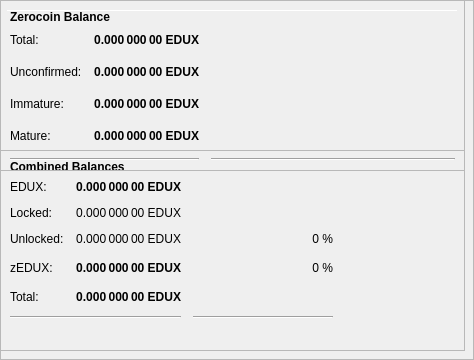
        <widget class="QFrame" name="frameObfuscation">
         <property name="minimumSize">
          <size>
           <width>0</width>
           <height>350</height>
          </size>
         </property>
         <property name="layoutDirection">
          <enum>Qt::LeftToRight</enum>
         </property>
         <property name="frameShape">
          <enum>QFrame::StyledPanel</enum>
         </property>
         <property name="frameShadow">
          <enum>QFrame::Raised</enum>
         </property>
         <widget class="QPushButton" name="runAutoDenom">
          <property name="geometry">
           <rect>
            <x>251</x>
            <y>17</y>
            <width>1</width>
            <height>1</height>
           </rect>
          </property>
          <property name="palette">
           <palette>
            <active>
             <colorrole role="WindowText">
              <brush brushstyle="SolidPattern">
               <color alpha="255">
                <red>0</red>
                <green>0</green>
                <blue>0</blue>
               </color>
              </brush>
             </colorrole>
             <colorrole role="Button">
              <brush brushstyle="SolidPattern">
               <color alpha="255">
                <red>239</red>
                <green>238</green>
                <blue>238</blue>
               </color>
              </brush>
             </colorrole>
             <colorrole role="Light">
              <brush brushstyle="SolidPattern">
               <color alpha="255">
                <red>255</red>
                <green>255</green>
                <blue>255</blue>
               </color>
              </brush>
             </colorrole>
             <colorrole role="Midlight">
              <brush brushstyle="SolidPattern">
               <color alpha="255">
                <red>247</red>
                <green>246</green>
                <blue>246</blue>
               </color>
              </brush>
             </colorrole>
             <colorrole role="Dark">
              <brush brushstyle="SolidPattern">
               <color alpha="255">
                <red>119</red>
                <green>119</green>
                <blue>119</blue>
               </color>
              </brush>
             </colorrole>
             <colorrole role="Mid">
              <brush brushstyle="SolidPattern">
               <color alpha="255">
                <red>159</red>
                <green>159</green>
                <blue>159</blue>
               </color>
              </brush>
             </colorrole>
             <colorrole role="Text">
              <brush brushstyle="SolidPattern">
               <color alpha="255">
                <red>0</red>
                <green>0</green>
                <blue>0</blue>
               </color>
              </brush>
             </colorrole>
             <colorrole role="BrightText">
              <brush brushstyle="SolidPattern">
               <color alpha="255">
                <red>255</red>
                <green>255</green>
                <blue>255</blue>
               </color>
              </brush>
             </colorrole>
             <colorrole role="ButtonText">
              <brush brushstyle="SolidPattern">
               <color alpha="255">
                <red>0</red>
                <green>0</green>
                <blue>0</blue>
               </color>
              </brush>
             </colorrole>
             <colorrole role="Base">
              <brush brushstyle="SolidPattern">
               <color alpha="255">
                <red>255</red>
                <green>255</green>
                <blue>255</blue>
               </color>
              </brush>
             </colorrole>
             <colorrole role="Window">
              <brush brushstyle="SolidPattern">
               <color alpha="255">
                <red>239</red>
                <green>238</green>
                <blue>238</blue>
               </color>
              </brush>
             </colorrole>
             <colorrole role="Shadow">
              <brush brushstyle="SolidPattern">
               <color alpha="255">
                <red>0</red>
                <green>0</green>
                <blue>0</blue>
               </color>
              </brush>
             </colorrole>
             <colorrole role="AlternateBase">
              <brush brushstyle="SolidPattern">
               <color alpha="255">
                <red>247</red>
                <green>246</green>
                <blue>246</blue>
               </color>
              </brush>
             </colorrole>
             <colorrole role="ToolTipBase">
              <brush brushstyle="SolidPattern">
               <color alpha="255">
                <red>255</red>
                <green>255</green>
                <blue>220</blue>
               </color>
              </brush>
             </colorrole>
             <colorrole role="ToolTipText">
              <brush brushstyle="SolidPattern">
               <color alpha="255">
                <red>0</red>
                <green>0</green>
                <blue>0</blue>
               </color>
              </brush>
             </colorrole>
            </active>
            <inactive>
             <colorrole role="WindowText">
              <brush brushstyle="SolidPattern">
               <color alpha="255">
                <red>0</red>
                <green>0</green>
                <blue>0</blue>
               </color>
              </brush>
             </colorrole>
             <colorrole role="Button">
              <brush brushstyle="SolidPattern">
               <color alpha="255">
                <red>239</red>
                <green>238</green>
                <blue>238</blue>
               </color>
              </brush>
             </colorrole>
             <colorrole role="Light">
              <brush brushstyle="SolidPattern">
               <color alpha="255">
                <red>255</red>
                <green>255</green>
                <blue>255</blue>
               </color>
              </brush>
             </colorrole>
             <colorrole role="Midlight">
              <brush brushstyle="SolidPattern">
               <color alpha="255">
                <red>247</red>
                <green>246</green>
                <blue>246</blue>
               </color>
              </brush>
             </colorrole>
             <colorrole role="Dark">
              <brush brushstyle="SolidPattern">
               <color alpha="255">
                <red>119</red>
                <green>119</green>
                <blue>119</blue>
               </color>
              </brush>
             </colorrole>
             <colorrole role="Mid">
              <brush brushstyle="SolidPattern">
               <color alpha="255">
                <red>159</red>
                <green>159</green>
                <blue>159</blue>
               </color>
              </brush>
             </colorrole>
             <colorrole role="Text">
              <brush brushstyle="SolidPattern">
               <color alpha="255">
                <red>0</red>
                <green>0</green>
                <blue>0</blue>
               </color>
              </brush>
             </colorrole>
             <colorrole role="BrightText">
              <brush brushstyle="SolidPattern">
               <color alpha="255">
                <red>255</red>
                <green>255</green>
                <blue>255</blue>
               </color>
              </brush>
             </colorrole>
             <colorrole role="ButtonText">
              <brush brushstyle="SolidPattern">
               <color alpha="255">
                <red>0</red>
                <green>0</green>
                <blue>0</blue>
               </color>
              </brush>
             </colorrole>
             <colorrole role="Base">
              <brush brushstyle="SolidPattern">
               <color alpha="255">
                <red>255</red>
                <green>255</green>
                <blue>255</blue>
               </color>
              </brush>
             </colorrole>
             <colorrole role="Window">
              <brush brushstyle="SolidPattern">
               <color alpha="255">
                <red>239</red>
                <green>238</green>
                <blue>238</blue>
               </color>
              </brush>
             </colorrole>
             <colorrole role="Shadow">
              <brush brushstyle="SolidPattern">
               <color alpha="255">
                <red>0</red>
                <green>0</green>
                <blue>0</blue>
               </color>
              </brush>
             </colorrole>
             <colorrole role="AlternateBase">
              <brush brushstyle="SolidPattern">
               <color alpha="255">
                <red>247</red>
                <green>246</green>
                <blue>246</blue>
               </color>
              </brush>
             </colorrole>
             <colorrole role="ToolTipBase">
              <brush brushstyle="SolidPattern">
               <color alpha="255">
                <red>255</red>
                <green>255</green>
                <blue>220</blue>
               </color>
              </brush>
             </colorrole>
             <colorrole role="ToolTipText">
              <brush brushstyle="SolidPattern">
               <color alpha="255">
                <red>0</red>
                <green>0</green>
                <blue>0</blue>
               </color>
              </brush>
             </colorrole>
            </inactive>
            <disabled>
             <colorrole role="WindowText">
              <brush brushstyle="SolidPattern">
               <color alpha="255">
                <red>119</red>
                <green>119</green>
                <blue>119</blue>
               </color>
              </brush>
             </colorrole>
             <colorrole role="Button">
              <brush brushstyle="SolidPattern">
               <color alpha="255">
                <red>239</red>
                <green>238</green>
                <blue>238</blue>
               </color>
              </brush>
             </colorrole>
             <colorrole role="Light">
              <brush brushstyle="SolidPattern">
               <color alpha="255">
                <red>255</red>
                <green>255</green>
                <blue>255</blue>
               </color>
              </brush>
             </colorrole>
             <colorrole role="Midlight">
              <brush brushstyle="SolidPattern">
               <color alpha="255">
                <red>247</red>
                <green>246</green>
                <blue>246</blue>
               </color>
              </brush>
             </colorrole>
             <colorrole role="Dark">
              <brush brushstyle="SolidPattern">
               <color alpha="255">
                <red>119</red>
                <green>119</green>
                <blue>119</blue>
               </color>
              </brush>
             </colorrole>
             <colorrole role="Mid">
              <brush brushstyle="SolidPattern">
               <color alpha="255">
                <red>159</red>
                <green>159</green>
                <blue>159</blue>
               </color>
              </brush>
             </colorrole>
             <colorrole role="Text">
              <brush brushstyle="SolidPattern">
               <color alpha="255">
                <red>119</red>
                <green>119</green>
                <blue>119</blue>
               </color>
              </brush>
             </colorrole>
             <colorrole role="BrightText">
              <brush brushstyle="SolidPattern">
               <color alpha="255">
                <red>255</red>
                <green>255</green>
                <blue>255</blue>
               </color>
              </brush>
             </colorrole>
             <colorrole role="ButtonText">
              <brush brushstyle="SolidPattern">
               <color alpha="255">
                <red>119</red>
                <green>119</green>
                <blue>119</blue>
               </color>
              </brush>
             </colorrole>
             <colorrole role="Base">
              <brush brushstyle="SolidPattern">
               <color alpha="255">
                <red>239</red>
                <green>238</green>
                <blue>238</blue>
               </color>
              </brush>
             </colorrole>
             <colorrole role="Window">
              <brush brushstyle="SolidPattern">
               <color alpha="255">
                <red>239</red>
                <green>238</green>
                <blue>238</blue>
               </color>
              </brush>
             </colorrole>
             <colorrole role="Shadow">
              <brush brushstyle="SolidPattern">
               <color alpha="255">
                <red>0</red>
                <green>0</green>
                <blue>0</blue>
               </color>
              </brush>
             </colorrole>
             <colorrole role="AlternateBase">
              <brush brushstyle="SolidPattern">
               <color alpha="255">
                <red>239</red>
                <green>238</green>
                <blue>238</blue>
               </color>
              </brush>
             </colorrole>
             <colorrole role="ToolTipBase">
              <brush brushstyle="SolidPattern">
               <color alpha="255">
                <red>255</red>
                <green>255</green>
                <blue>220</blue>
               </color>
              </brush>
             </colorrole>
             <colorrole role="ToolTipText">
              <brush brushstyle="SolidPattern">
               <color alpha="255">
                <red>0</red>
                <green>0</green>
                <blue>0</blue>
               </color>
              </brush>
             </colorrole>
            </disabled>
           </palette>
          </property>
          <property name="focusPolicy">
           <enum>Qt::NoFocus</enum>
          </property>
          <property name="autoFillBackground">
           <bool>true</bool>
          </property>
          <property name="text">
           <string/>
          </property>
          <property name="flat">
           <bool>true</bool>
          </property>
         </widget>
         <widget class="Line" name="line">
          <property name="geometry">
           <rect>
            <x>7</x>
            <y>10</y>
            <width>451</width>
            <height>1</height>
           </rect>
          </property>
          <property name="orientation">
           <enum>Qt::Horizontal</enum>
          </property>
         </widget>
         <widget class="QFrame" name="frame_3">
          <property name="geometry">
           <rect>
            <x>0</x>
            <y>150</y>
            <width>465</width>
            <height>201</height>
           </rect>
          </property>
          <property name="frameShape">
           <enum>QFrame::StyledPanel</enum>
          </property>
          <property name="frameShadow">
           <enum>QFrame::Raised</enum>
          </property>
          <layout class="QVBoxLayout" name="verticalLayout_5">
           <item>
            <layout class="QHBoxLayout" name="horizontalLayout_5" stretch="0">
             <item>
              <widget class="QLabel" name="label_5z">
               <property name="maximumSize">
                <size>
                 <width>16777215</width>
                 <height>20</height>
                </size>
               </property>
               <property name="font">
                <font>
                 <weight>75</weight>
                 <bold>true</bold>
                </font>
               </property>
               <property name="toolTip">
                <string>Combined Balances (including unconfirmed and immature coins)</string>
               </property>
               <property name="text">
                <string>&lt;html&gt;&lt;head/&gt;&lt;body&gt;&lt;p&gt;Combined Balances&lt;/p&gt;&lt;/body&gt;&lt;/html&gt;</string>
               </property>
              </widget>
             </item>
            </layout>
           </item>
           <item>
            <layout class="QGridLayout" name="gridLayout_3">
             <property name="spacing">
              <number>12</number>
             </property>
             <item row="7" column="0" colspan="2">
              <widget class="Line" name="lineSpendableBalance_3">
               <property name="orientation">
                <enum>Qt::Horizontal</enum>
               </property>
              </widget>
             </item>
             <item row="7" column="2">
              <widget class="Line" name="lineWatchBalance_3">
               <property name="sizePolicy">
                <sizepolicy hsizetype="Preferred" vsizetype="Fixed">
                 <horstretch>0</horstretch>
                 <verstretch>0</verstretch>
                </sizepolicy>
               </property>
               <property name="minimumSize">
                <size>
                 <width>140</width>
                 <height>0</height>
                </size>
               </property>
               <property name="orientation">
                <enum>Qt::Horizontal</enum>
               </property>
              </widget>
             </item>
             <item row="4" column="1">
              <widget class="QLabel" name="labelzBalancez">
               <property name="font">
                <font>
                 <weight>75</weight>
                 <bold>true</bold>
                </font>
               </property>
               <property name="cursor">
                <cursorShape>IBeamCursor</cursorShape>
               </property>
               <property name="toolTip">
                <string>Total of transactions that have yet to be confirmed, and do not yet count toward the spendable balance</string>
               </property>
               <property name="text">
                <string notr="true">0.000 000 00 EDUX</string>
               </property>
               <property name="alignment">
                <set>Qt::AlignRight|Qt::AlignTrailing|Qt::AlignVCenter</set>
               </property>
               <property name="textInteractionFlags">
                <set>Qt::LinksAccessibleByMouse|Qt::TextSelectableByKeyboard|Qt::TextSelectableByMouse</set>
               </property>
              </widget>
             </item>
             <item row="6" column="1">
              <widget class="QLabel" name="labelTotalz">
               <property name="font">
                <font>
                 <weight>75</weight>
                 <bold>true</bold>
                </font>
               </property>
               <property name="cursor">
                <cursorShape>IBeamCursor</cursorShape>
               </property>
               <property name="toolTip">
                <string>Total Balance, including unconfirmed and immature coins.</string>
               </property>
               <property name="text">
                <string notr="true">0.000 000 00 EDUX</string>
               </property>
               <property name="alignment">
                <set>Qt::AlignRight|Qt::AlignTrailing|Qt::AlignVCenter</set>
               </property>
               <property name="textInteractionFlags">
                <set>Qt::LinksAccessibleByMouse|Qt::TextSelectableByKeyboard|Qt::TextSelectableByMouse</set>
               </property>
              </widget>
             </item>
             <item row="4" column="3">
              <spacer name="horizontalSpacer_6">
               <property name="orientation">
                <enum>Qt::Horizontal</enum>
               </property>
               <property name="sizeHint" stdset="0">
                <size>
                 <width>40</width>
                 <height>20</height>
                </size>
               </property>
              </spacer>
             </item>
             <item row="6" column="0">
              <widget class="QLabel" name="labelTotalTextz">
               <property name="text">
                <string>Total:</string>
               </property>
              </widget>
             </item>
             <item row="1" column="0">
              <widget class="QLabel" name="labelBalanceTextz">
               <property name="text">
                <string>EDUX:</string>
               </property>
              </widget>
             </item>
             <item row="1" column="1">
              <widget class="QLabel" name="labelBalancez">
               <property name="font">
                <font>
                 <weight>75</weight>
                 <bold>true</bold>
                </font>
               </property>
               <property name="cursor">
                <cursorShape>IBeamCursor</cursorShape>
               </property>
               <property name="toolTip">
                <string>Your current spendable balance</string>
               </property>
               <property name="text">
                <string notr="true">0.000 000 00 EDUX</string>
               </property>
               <property name="alignment">
                <set>Qt::AlignRight|Qt::AlignTrailing|Qt::AlignVCenter</set>
               </property>
               <property name="textInteractionFlags">
                <set>Qt::LinksAccessibleByMouse|Qt::TextSelectableByKeyboard|Qt::TextSelectableByMouse</set>
               </property>
              </widget>
             </item>
             <item row="4" column="0">
              <widget class="QLabel" name="labelzBalanceTextz">
               <property name="toolTip">
                <string/>
               </property>
               <property name="text">
                <string>zEDUX:</string>
               </property>
              </widget>
             </item>
             <item row="4" column="2">
              <widget class="QLabel" name="labelzEDUXPercent">
               <property name="toolTip">
                <string>Current percentage of zEDUX.
If AutoMint is enabled this percentage will settle around the configured AutoMint percentage (default = 10%)</string>
               </property>
               <property name="text">
                <string>0 %</string>
               </property>
               <property name="alignment">
                <set>Qt::AlignRight|Qt::AlignTrailing|Qt::AlignVCenter</set>
               </property>
              </widget>
             </item>
             <item row="6" column="2">
              <widget class="QLabel" name="label100Percent">
               <property name="text">
                <string/>
               </property>
               <property name="alignment">
                <set>Qt::AlignRight|Qt::AlignTrailing|Qt::AlignVCenter</set>
               </property>
              </widget>
             </item>
             <item row="2" column="1">
              <widget class="QLabel" name="labelLockedBalance">
               <property name="toolTip">
                <string>Locked EDUX or Masternode collaterals. These are excluded from zEDUX minting.</string>
               </property>
               <property name="text">
                <string>0.000 000 00 EDUX</string>
               </property>
               <property name="alignment">
                <set>Qt::AlignRight|Qt::AlignTrailing|Qt::AlignVCenter</set>
               </property>
              </widget>
             </item>
             <item row="2" column="0">
              <widget class="QLabel" name="labelLockedBalanceText">
               <property name="toolTip">
                <string>Locked EDUX or Masternode collaterals. These are excluded from zEDUX minting.</string>
               </property>
               <property name="text">
                <string>Locked:</string>
               </property>
              </widget>
             </item>
             <item row="3" column="0">
              <widget class="QLabel" name="labelUnLockedBalanceText">
               <property name="toolTip">
                <string>Unlocked EDUXs. These can be used for zEDUX minting.</string>
               </property>
               <property name="text">
                <string>Unlocked:</string>
               </property>
              </widget>
             </item>
             <item row="3" column="1">
              <widget class="QLabel" name="labelUnLockedBalance">
               <property name="toolTip">
                <string>Unlocked EDUXs. These can be used for zEDUX minting.</string>
               </property>
               <property name="text">
                <string>0.000 000 00 EDUX</string>
               </property>
               <property name="alignment">
                <set>Qt::AlignRight|Qt::AlignTrailing|Qt::AlignVCenter</set>
               </property>
              </widget>
             </item>
             <item row="3" column="2">
              <widget class="QLabel" name="labelEDUXPercent">
               <property name="text">
                <string>0 %</string>
               </property>
               <property name="alignment">
                <set>Qt::AlignRight|Qt::AlignTrailing|Qt::AlignVCenter</set>
               </property>
              </widget>
             </item>
            </layout>
           </item>
           <item>
            <spacer name="verticalSpacer">
             <property name="orientation">
              <enum>Qt::Vertical</enum>
             </property>
             <property name="sizeHint" stdset="0">
              <size>
               <width>20</width>
               <height>40</height>
              </size>
             </property>
            </spacer>
           </item>
          </layout>
         </widget>
         <widget class="QFrame" name="frame_4">
          <property name="geometry">
           <rect>
            <x>0</x>
            <y>0</y>
            <width>465</width>
            <height>171</height>
           </rect>
          </property>
          <property name="frameShape">
           <enum>QFrame::StyledPanel</enum>
          </property>
          <property name="frameShadow">
           <enum>QFrame::Raised</enum>
          </property>
          <layout class="QVBoxLayout" name="verticalLayout_7">
           <item>
            <layout class="QHBoxLayout" name="horizontalLayout_8" stretch="0">
             <item>
              <widget class="QLabel" name="label_5z_3">
               <property name="maximumSize">
                <size>
                 <width>16777215</width>
                 <height>20</height>
                </size>
               </property>
               <property name="font">
                <font>
                 <weight>75</weight>
                 <bold>true</bold>
                </font>
               </property>
               <property name="text">
                <string>Zerocoin Balance</string>
               </property>
              </widget>
             </item>
            </layout>
           </item>
           <item>
            <layout class="QGridLayout" name="gridLayout_5">
             <property name="spacing">
              <number>12</number>
             </property>
             <item row="4" column="0">
              <widget class="QLabel" name="labelzBalanceMatureText">
               <property name="toolTip">
                <string>Mature: more than 20 confirmation and more than 3 mints of the same denomination after it was minted.
These zEDUX are spendable.</string>
               </property>
               <property name="text">
                <string>Mature:</string>
               </property>
              </widget>
             </item>
             <item row="5" column="0" colspan="2">
              <widget class="Line" name="lineSpendableBalance_5">
               <property name="orientation">
                <enum>Qt::Horizontal</enum>
               </property>
              </widget>
             </item>
             <item row="1" column="1">
              <widget class="QLabel" name="labelzBalance">
               <property name="font">
                <font>
                 <weight>75</weight>
                 <bold>true</bold>
                </font>
               </property>
               <property name="cursor">
                <cursorShape>IBeamCursor</cursorShape>
               </property>
               <property name="toolTip">
                <string>All available zEDUX, unconfirmed and immature zEDUX included.</string>
               </property>
               <property name="text">
                <string notr="true">0.000 000 00 EDUX</string>
               </property>
               <property name="alignment">
                <set>Qt::AlignRight|Qt::AlignTrailing|Qt::AlignVCenter</set>
               </property>
               <property name="textInteractionFlags">
                <set>Qt::LinksAccessibleByMouse|Qt::TextSelectableByKeyboard|Qt::TextSelectableByMouse</set>
               </property>
              </widget>
             </item>
             <item row="5" column="2">
              <widget class="Line" name="lineWatchBalance_5">
               <property name="sizePolicy">
                <sizepolicy hsizetype="Preferred" vsizetype="Fixed">
                 <horstretch>0</horstretch>
                 <verstretch>0</verstretch>
                </sizepolicy>
               </property>
               <property name="minimumSize">
                <size>
                 <width>140</width>
                 <height>0</height>
                </size>
               </property>
               <property name="orientation">
                <enum>Qt::Horizontal</enum>
               </property>
              </widget>
             </item>
             <item row="1" column="0">
              <widget class="QLabel" name="labelzBalanceText">
               <property name="toolTip">
                <string>All available zEDUX, unconfirmed and immature zEDUX included.</string>
               </property>
               <property name="text">
                <string>Total:</string>
               </property>
              </widget>
             </item>
             <item row="1" column="2">
              <spacer name="horizontalSpacer_8">
               <property name="orientation">
                <enum>Qt::Horizontal</enum>
               </property>
               <property name="sizeHint" stdset="0">
                <size>
                 <width>40</width>
                 <height>20</height>
                </size>
               </property>
              </spacer>
             </item>
             <item row="4" column="2">
              <spacer name="horizontalSpacer_4">
               <property name="orientation">
                <enum>Qt::Horizontal</enum>
               </property>
               <property name="sizeHint" stdset="0">
                <size>
                 <width>40</width>
                 <height>20</height>
                </size>
               </property>
              </spacer>
             </item>
             <item row="4" column="1">
              <widget class="QLabel" name="labelzBalanceMature">
               <property name="font">
                <font>
                 <weight>75</weight>
                 <bold>true</bold>
                </font>
               </property>
               <property name="toolTip">
                <string>Mature: more than 20 confirmation and more than 3 mints of the same denomination after it was minted.
These zEDUX are spendable.</string>
               </property>
               <property name="text">
                <string>0.000 000 00 EDUX</string>
               </property>
               <property name="alignment">
                <set>Qt::AlignRight|Qt::AlignTrailing|Qt::AlignVCenter</set>
               </property>
              </widget>
             </item>
             <item row="2" column="0">
              <widget class="QLabel" name="labelzBalanceUnconfirmedText">
               <property name="toolTip">
                <string>Unconfirmed: less than 20 confirmations
Immature: confirmed, but less than 3 mints of the same denomination after it was minted</string>
               </property>
               <property name="text">
                <string>Unconfirmed:</string>
               </property>
              </widget>
             </item>
             <item row="2" column="1">
              <widget class="QLabel" name="labelzBalanceUnconfirmed">
               <property name="font">
                <font>
                 <weight>75</weight>
                 <bold>true</bold>
                </font>
               </property>
               <property name="toolTip">
                <string>Unconfirmed: less than 20 confirmations
Immature: confirmed, but less than 3 mints of the same denomination after it was minted</string>
               </property>
               <property name="text">
                <string>0.000 000 00 EDUX</string>
               </property>
               <property name="alignment">
                <set>Qt::AlignRight|Qt::AlignTrailing|Qt::AlignVCenter</set>
               </property>
              </widget>
             </item>
             <item row="2" column="2">
              <spacer name="horizontalSpacer_5">
               <property name="orientation">
                <enum>Qt::Horizontal</enum>
               </property>
               <property name="sizeHint" stdset="0">
                <size>
                 <width>40</width>
                 <height>20</height>
                </size>
               </property>
              </spacer>
             </item>
             <item row="3" column="0">
              <widget class="QLabel" name="labelzBalanceImmatureText">
               <property name="toolTip">
                <string>Unconfirmed: less than 20 confirmations
Immature: confirmed, but less than 3 mints of the same denomination after it was minted</string>
               </property>
               <property name="text">
                <string>Immature:</string>
               </property>
              </widget>
             </item>
             <item row="3" column="1">
              <widget class="QLabel" name="labelzBalanceImmature">
               <property name="font">
                <font>
                 <weight>75</weight>
                 <bold>true</bold>
                </font>
               </property>
               <property name="toolTip">
                <string>Unconfirmed: less than 20 confirmations
Immature: confirmed, but less than 3 mints of the same denomination after it was minted</string>
               </property>
               <property name="text">
                <string>0.000 000 00 EDUX</string>
               </property>
               <property name="alignment">
                <set>Qt::AlignRight|Qt::AlignTrailing|Qt::AlignVCenter</set>
               </property>
              </widget>
             </item>
             <item row="3" column="2">
              <spacer name="horizontalSpacer_7">
               <property name="orientation">
                <enum>Qt::Horizontal</enum>
               </property>
               <property name="sizeHint" stdset="0">
                <size>
                 <width>40</width>
                 <height>20</height>
                </size>
               </property>
              </spacer>
             </item>
            </layout>
           </item>
          </layout>
         </widget>
        </widget>
